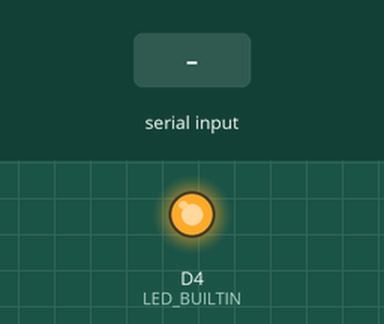
Bench run of a sketch on a simulated ESP8266 (Wemos D1 mini). Parts: output pins drawn as LEDs (lit = HIGH, except the on-board LED, lit = LOW). The inputs (shaded band) are chosen by the test bench.

Above: at 1.2 s.
1.3 s: "1\n" received over Serial
At 2.8 s:
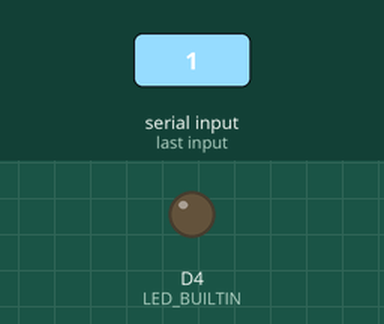
3.8 s: "90,45\n" received over Serial
At 5.9 s:
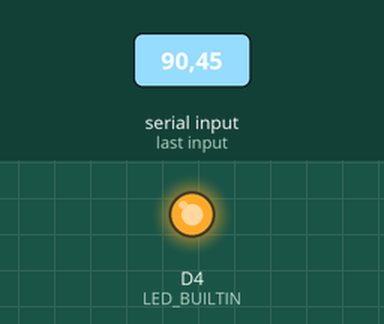
Timing chart, 0 to 7.4 s (numbered marks = the images above; inputs shaded):
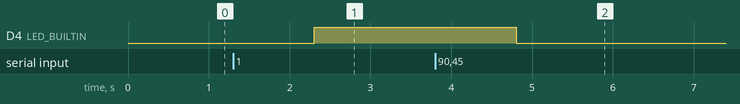

Measured:
- after the input at 1.3 s, D4 (LED_BUILTIN): LOW → HIGH after 1.0 s
- after the input at 3.8 s, D4 (LED_BUILTIN): HIGH → LOW after 1.0 s

The sketch:

simple_serial_receiver.ino
```cpp
/**
 * simple_serial_receiver for wemos d1 mini
 *
 * turns the builtin LED on/off depending on serial input
 */

#define LED_BUILTIN D4                    // wemos d1 led builtin pin is d4

void setup() {
  pinMode(LED_BUILTIN, OUTPUT);
  digitalWrite(LED_BUILTIN, LOW);

  // init serial
  Serial.begin(115200);
}

void loop() {
  // setup main loop
  if (Serial.available()){
    // take input
    int x = Serial.readString().toInt();    // convert the string input to integer
    if (x == 1){
      digitalWrite(LED_BUILTIN, HIGH);
    }
    else {
      digitalWrite(LED_BUILTIN, LOW);
    }

  }

}
```
